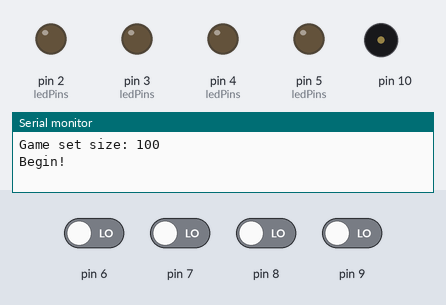
The sketch below on a simulated Arduino Uno, built with avr-gcc and run on an emulated ATmega328P. On the bench: output pins drawn as LEDs (lit = HIGH), buzzer (waves = sounding), the last lines printed to the serial monitor. Dashed ring = blinking. Inputs (shaded band) come from the test bench; at power-on: pin 6–9 LOW. Random numbers use the default seed unless the sketch sets one.

Above: at 5.2 s.
5.3 s: pin 6 driven HIGH
At 6.2 s:
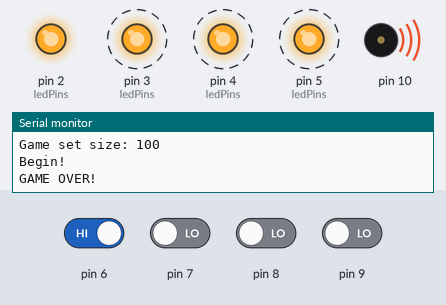
At 8.2 s:
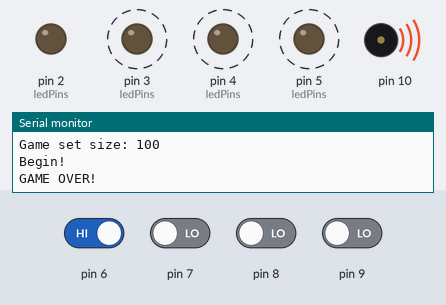
Timing chart, 0 to 10.4 s (numbered marks = the images above; inputs shaded):
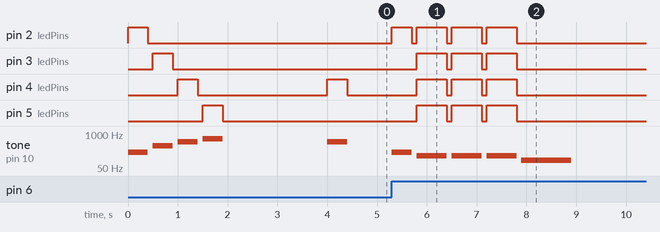

The sketch:

simon.ino
```cpp
#include <Arduino.h>

#define RED 2
#define YELLOW 3
#define GREEN 4
#define BLUE 5

#define GAME_SIZE 100

int toneDuration = 400; // ms
int tones[] = {200, 350, 500, 650}; // Hz
int ledPins[] = {RED, YELLOW, GREEN, BLUE};
int btnPins[] = {RED+4, YELLOW+4, GREEN+4, BLUE+4};
int buzzerPin = btnPins[3]+1;

int gameSet[GAME_SIZE] = {};
int gameLen = 0;

void gameOver() {
  gameLen = -1;
  Serial.println("GAME OVER!");
  for (int r=0; r < 3; r++) {
    for (int i=0; i < 4; i++) {
      digitalWrite(ledPins[i], HIGH);
    }
    tone(buzzerPin, 150, 600);
    delay(600);
    for (int i=0; i < 4; i++) {
      digitalWrite(ledPins[i], LOW);
    }
    delay(100);
  }
  tone(buzzerPin, 100, 1000);
}

void makeNextMove() {
  int r = random(3);
  gameSet[gameLen] = r;
  gameLen++;
}

void play(int i) {
  digitalWrite(ledPins[i], HIGH);
  tone(buzzerPin, tones[i], toneDuration);
  delay(toneDuration);
  digitalWrite(ledPins[i], LOW);
  delay(100);
}

void playBegin() {
  Serial.println("Begin!");
  for (int i=0; i < 4; i++) {
    play(i);
  }
  delay(2000);
}

void playerMove() {
  int moves = 0;
  do {
    for (int b=0; b < 4; b++) {
      if (digitalRead(btnPins[b]) == HIGH) {
        play(b);
        if (gameSet[moves] != b) {
          gameOver();
          return;
        }
        moves++;
      }
    }
  } while (moves < gameLen);
  delay(200);
}

void setup() {
  Serial.begin(9600);
  randomSeed(analogRead(0));

  Serial.print("Game set size: ");
  Serial.println(GAME_SIZE);

  for (int i=0; i < 4; i++) {
    pinMode(ledPins[i], OUTPUT);
  }

  for (int i=0; i < 4; i++) {
    pinMode(btnPins[i], INPUT);
  }
  playBegin();
}

void loop() {
  if ( gameLen >= 0) {
    if ( gameLen == GAME_SIZE ) {
      Serial.println("You win!");
      Serial.println("START AGAIN!");
      gameLen = 0;
    }
    makeNextMove();
    for (int i=0; i < gameLen; i++) {
      play(gameSet[i]);
    }
    playerMove();
  }
}
```

Measured:
- after the input at 5.3 s, pin 2 (ledPins): LOW → HIGH at once, then repeats every 0.70 s: LOW 0.10 s, HIGH 0.60 s, until it stays LOW from 7.8 s; pin 3 (ledPins): alternates HIGH for 0.60 s and LOW for 0.10 s, 6 changes in all, then stays LOW, starting after 0.50 s
- by itself, tone on pin 10: plays 200 Hz for 0.40 s, 350 Hz for 0.40 s, 500 Hz for 0.40 s, 650 Hz for 0.40 s, 500 Hz for 0.40 s
